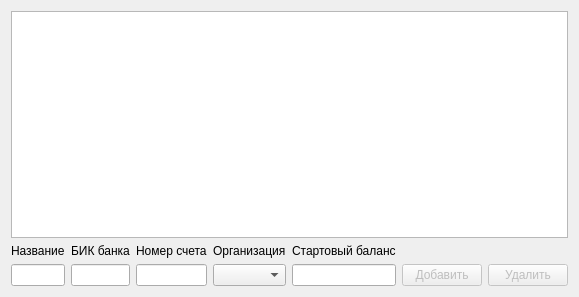
<?xml version="1.0" encoding="UTF-8"?>
<ui version="4.0">
 <class>class_rss_form</class>
 <widget class="QWidget" name="class_rss_form">
  <property name="windowModality">
   <enum>Qt::ApplicationModal</enum>
  </property>
  <property name="geometry">
   <rect>
    <x>0</x>
    <y>0</y>
    <width>549</width>
    <height>297</height>
   </rect>
  </property>
  <property name="windowTitle">
   <string>Form</string>
  </property>
  <layout class="QGridLayout" name="gridLayout">
   <item row="1" column="0">
    <layout class="QHBoxLayout" name="horizontalLayout">
     <item>
      <layout class="QVBoxLayout" name="verticalLayout">
       <item>
        <widget class="QLabel" name="label">
         <property name="text">
          <string>Название</string>
         </property>
        </widget>
       </item>
       <item>
        <widget class="QLineEdit" name="lineEdit_name"/>
       </item>
      </layout>
     </item>
     <item>
      <layout class="QVBoxLayout" name="verticalLayout_6">
       <item>
        <widget class="QLabel" name="label_6">
         <property name="text">
          <string>БИК банка</string>
         </property>
        </widget>
       </item>
       <item>
        <widget class="QLineEdit" name="lineEdit_bik">
         <property name="inputMask">
          <string/>
         </property>
        </widget>
       </item>
      </layout>
     </item>
     <item>
      <layout class="QVBoxLayout" name="verticalLayout_2">
       <item>
        <widget class="QLabel" name="label_2">
         <property name="text">
          <string>Номер счета</string>
         </property>
        </widget>
       </item>
       <item>
        <widget class="QLineEdit" name="lineEdit_number">
         <property name="inputMask">
          <string/>
         </property>
         <property name="maxLength">
          <number>32767</number>
         </property>
        </widget>
       </item>
      </layout>
     </item>
     <item>
      <layout class="QVBoxLayout" name="verticalLayout_3">
       <item>
        <widget class="QLabel" name="label_3">
         <property name="text">
          <string>Организация</string>
         </property>
        </widget>
       </item>
       <item>
        <widget class="QComboBox" name="comboBox"/>
       </item>
      </layout>
     </item>
     <item>
      <layout class="QVBoxLayout" name="verticalLayout_7">
       <item>
        <widget class="QLabel" name="label_7">
         <property name="text">
          <string>Стартовый баланс</string>
         </property>
        </widget>
       </item>
       <item>
        <widget class="QLineEdit" name="lineEdit_start_balans">
         <property name="inputMask">
          <string/>
         </property>
         <property name="maxLength">
          <number>32767</number>
         </property>
        </widget>
       </item>
      </layout>
     </item>
     <item>
      <layout class="QVBoxLayout" name="verticalLayout_4">
       <item>
        <widget class="QLabel" name="label_4">
         <property name="text">
          <string/>
         </property>
        </widget>
       </item>
       <item>
        <widget class="QPushButton" name="pushButton_add_edit">
         <property name="enabled">
          <bool>false</bool>
         </property>
         <property name="text">
          <string>Добавить</string>
         </property>
        </widget>
       </item>
      </layout>
     </item>
     <item>
      <layout class="QVBoxLayout" name="verticalLayout_5">
       <item>
        <widget class="QLabel" name="label_5">
         <property name="text">
          <string/>
         </property>
        </widget>
       </item>
       <item>
        <widget class="QPushButton" name="pushButton_del">
         <property name="enabled">
          <bool>false</bool>
         </property>
         <property name="text">
          <string>Удалить</string>
         </property>
        </widget>
       </item>
      </layout>
     </item>
    </layout>
   </item>
   <item row="0" column="0">
    <widget class="QTableView" name="tableView">
     <property name="editTriggers">
      <set>QAbstractItemView::AnyKeyPressed|QAbstractItemView::DoubleClicked|QAbstractItemView::EditKeyPressed</set>
     </property>
     <property name="selectionMode">
      <enum>QAbstractItemView::ExtendedSelection</enum>
     </property>
     <property name="selectionBehavior">
      <enum>QAbstractItemView::SelectRows</enum>
     </property>
     <property name="sortingEnabled">
      <bool>true</bool>
     </property>
    </widget>
   </item>
  </layout>
 </widget>
 <resources/>
 <connections/>
</ui>
